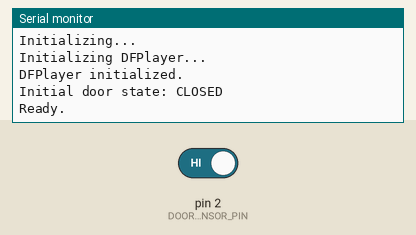
A program run on a simulated Arduino Uno, built with avr-gcc and run on an emulated ATmega328P. Parts: the last lines printed to the serial monitor. The test bench sets the inputs (shaded band); at power-on: pin 2 (DOOR_SENSOR_PIN) HIGH. The audio player accepts every command and is not drawn.

Above: at 4.9 s.
5.0 s: pin 2 (DOOR_SENSOR_PIN) driven LOW
At 6.1 s:
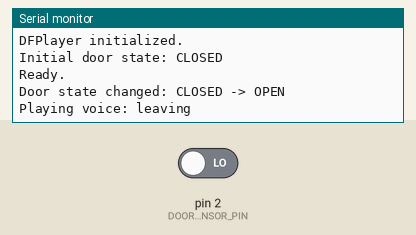
6.5 s: pin 2 (DOOR_SENSOR_PIN) driven HIGH
At 7.1 s:
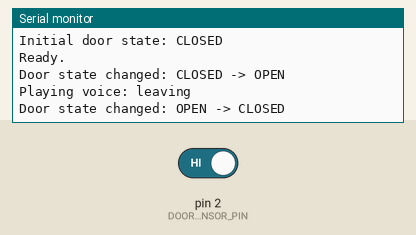

The program:

main.cpp
```cpp
#include <Arduino.h>
#include <DFRobotDFPlayerMini.h>
#include <SoftwareSerial.h>

namespace {

constexpr uint8_t DOOR_SENSOR_PIN = 2;
constexpr uint8_t DFPLAYER_RX_PIN = 10;  // Arduino側の受信ピン
constexpr uint8_t DFPLAYER_TX_PIN = 11;  // Arduino側の送信ピン
constexpr unsigned long SERIAL_BAUD_RATE = 9600;
constexpr unsigned long DEBOUNCE_TIME_MS = 50;
constexpr unsigned long AUDIO_STARTUP_WAIT_MS = 3000;
constexpr uint8_t DEFAULT_VOLUME = 20;  // 0〜30
constexpr uint16_t LEAVING_TRACK_NUMBER = 1;  // microSD: /mp3/0001.wav

// INPUT_PULLUP を使い、リードスイッチは D2 と GND の間へ接続する。
// 現在の実機では HIGH を CLOSED、LOW を OPEN として扱う。
// 実機で OPEN / CLOSED が逆の場合は true に変更する。
constexpr bool SENSOR_LOW_MEANS_CLOSED = false;

enum class DoorState {
  Open,
  Closed,
};

DoorState previousState;
DoorState lastReadState;
unsigned long lastReadChangedAt;
SoftwareSerial audioSerial(DFPLAYER_RX_PIN, DFPLAYER_TX_PIN);
DFRobotDFPlayerMini player;
bool audioReady = false;

void setupDoorSensor();
DoorState readDoorState();
void updateDoorState();
void setupAudio();
void playLeavingVoice();
void reportAudioEvent();
const char* doorStateToString(DoorState state);
void logStateTransition(DoorState from, DoorState to);

void setupDoorSensor() {
  pinMode(DOOR_SENSOR_PIN, INPUT_PULLUP);
}

DoorState readDoorState() {
  const bool sensorIsLow = digitalRead(DOOR_SENSOR_PIN) == LOW;
  const bool isClosed = SENSOR_LOW_MEANS_CLOSED ? sensorIsLow : !sensorIsLow;

  return isClosed ? DoorState::Closed : DoorState::Open;
}

void updateDoorState() {
  const DoorState currentState = readDoorState();
  const unsigned long now = millis();

  // 入力が変わるたびに、安定時間の計測をやり直す。
  if (currentState != lastReadState) {
    lastReadState = currentState;
    lastReadChangedAt = now;
  }

  // unsigned long の差分で、millis() の桁あふれにも対応する。
  if (lastReadState == previousState ||
      now - lastReadChangedAt < DEBOUNCE_TIME_MS) {
    return;
  }

  const DoorState oldState = previousState;
  previousState = lastReadState;
  logStateTransition(oldState, previousState);

  if (oldState == DoorState::Closed && previousState == DoorState::Open) {
    playLeavingVoice();
  }
}

void setupAudio() {
  audioSerial.begin(SERIAL_BAUD_RATE);
  Serial.println(F("Initializing DFPlayer..."));
  delay(AUDIO_STARTUP_WAIT_MS);

  audioReady = player.begin(audioSerial, true, true);
  if (!audioReady) {
    Serial.println(F("DFPlayer initialization failed. Door logs remain available."));
    return;
  }

  player.volume(DEFAULT_VOLUME);
  delay(200);
  Serial.println(F("DFPlayer initialized."));
}

void playLeavingVoice() {
  if (!audioReady) {
    Serial.println(F("Voice skipped: DFPlayer is not ready."));
    return;
  }

  Serial.println(F("Playing voice: leaving"));
  player.playMp3Folder(LEAVING_TRACK_NUMBER);
}

void reportAudioEvent() {
  if (!audioReady || !player.available()) {
    return;
  }

  const uint8_t type = player.readType();
  const int value = player.read();
  if (type == DFPlayerError) {
    Serial.print(F("DFPlayer error code: "));
    Serial.println(value);
  } else if (type == DFPlayerPlayFinished) {
    Serial.println(F("Voice playback finished."));
  }
}

const char* doorStateToString(DoorState state) {
  return state == DoorState::Closed ? "CLOSED" : "OPEN";
}

void logStateTransition(DoorState from, DoorState to) {
  Serial.print(F("Door state changed: "));
  Serial.print(doorStateToString(from));
  Serial.print(F(" -> "));
  Serial.println(doorStateToString(to));
}

}  // namespace

void setup() {
  Serial.begin(SERIAL_BAUD_RATE);

  Serial.println(F("Door Voice Device"));
  Serial.println(F("Initializing..."));

  setupDoorSensor();
  setupAudio();
  previousState = readDoorState();
  lastReadState = previousState;
  lastReadChangedAt = millis();

  Serial.print(F("Initial door state: "));
  Serial.println(doorStateToString(previousState));
  Serial.println(F("Ready."));
}

void loop() {
  updateDoorState();
  reportAudioEvent();
}
```

Measured:
- after the input at 5.0 s, the serial monitor: prints a new line after 0.05 s (image 1)
- after the input at 6.5 s, the serial monitor: prints a new line after 0.05 s (image 2)
